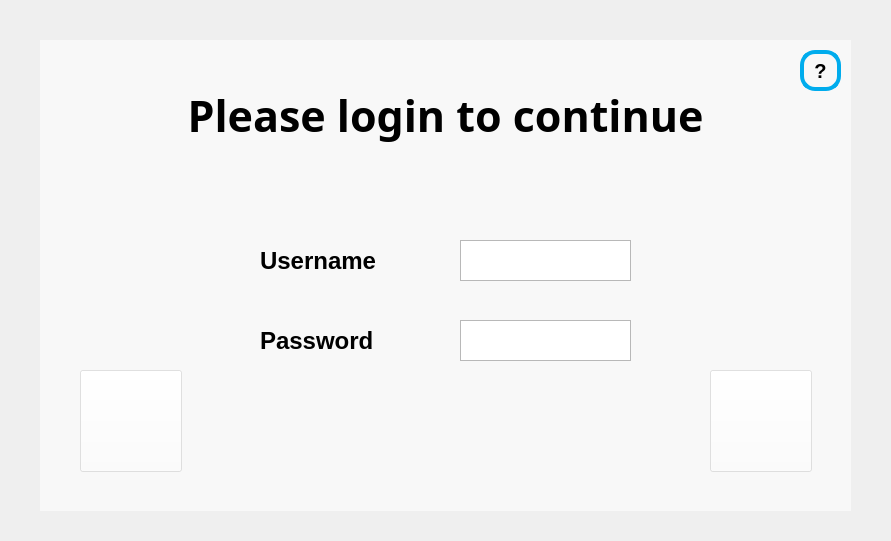
<?xml version="1.0" encoding="UTF-8"?>
<ui version="4.0">
 <class>Form</class>
 <widget class="QWidget" name="Form">
  <property name="geometry">
   <rect>
    <x>0</x>
    <y>0</y>
    <width>891</width>
    <height>541</height>
   </rect>
  </property>
  <property name="windowTitle">
   <string>Form</string>
  </property>
  <widget class="QPlainTextEdit" name="password_input">
   <property name="geometry">
    <rect>
     <x>460</x>
     <y>320</y>
     <width>171</width>
     <height>41</height>
    </rect>
   </property>
   <property name="font">
    <font>
     <pointsize>17</pointsize>
    </font>
   </property>
   <property name="plainText">
    <string/>
   </property>
  </widget>
  <widget class="QPlainTextEdit" name="username_input">
   <property name="geometry">
    <rect>
     <x>460</x>
     <y>240</y>
     <width>171</width>
     <height>41</height>
    </rect>
   </property>
   <property name="font">
    <font>
     <pointsize>17</pointsize>
    </font>
   </property>
   <property name="plainText">
    <string/>
   </property>
  </widget>
  <widget class="QLabel" name="username_label">
   <property name="geometry">
    <rect>
     <x>260</x>
     <y>240</y>
     <width>141</width>
     <height>41</height>
    </rect>
   </property>
   <property name="font">
    <font>
     <pointsize>18</pointsize>
     <weight>75</weight>
     <bold>true</bold>
    </font>
   </property>
   <property name="text">
    <string>Username</string>
   </property>
  </widget>
  <widget class="QLabel" name="password_label">
   <property name="geometry">
    <rect>
     <x>260</x>
     <y>320</y>
     <width>141</width>
     <height>41</height>
    </rect>
   </property>
   <property name="font">
    <font>
     <pointsize>18</pointsize>
     <weight>75</weight>
     <bold>true</bold>
    </font>
   </property>
   <property name="text">
    <string>Password</string>
   </property>
  </widget>
  <widget class="QLabel" name="label_2">
   <property name="geometry">
    <rect>
     <x>40</x>
     <y>40</y>
     <width>811</width>
     <height>471</height>
    </rect>
   </property>
   <property name="styleSheet">
    <string notr="true">background-color:  rgb(255,255,255,150);</string>
   </property>
   <property name="text">
    <string/>
   </property>
  </widget>
  <widget class="QLabel" name="headline">
   <property name="geometry">
    <rect>
     <x>0</x>
     <y>40</y>
     <width>891</width>
     <height>151</height>
    </rect>
   </property>
   <property name="font">
    <font>
     <family>Levenim MT</family>
     <pointsize>32</pointsize>
     <weight>75</weight>
     <bold>true</bold>
    </font>
   </property>
   <property name="text">
    <string>Please login to continue</string>
   </property>
   <property name="alignment">
    <set>Qt::AlignCenter</set>
   </property>
  </widget>
  <widget class="QLabel" name="label">
   <property name="geometry">
    <rect>
     <x>-10</x>
     <y>-10</y>
     <width>921</width>
     <height>561</height>
    </rect>
   </property>
   <property name="text">
    <string/>
   </property>
   <property name="pixmap">
    <pixmap>../pictures/winter2.jpeg</pixmap>
   </property>
  </widget>
  <widget class="QPushButton" name="back_button">
   <property name="geometry">
    <rect>
     <x>80</x>
     <y>370</y>
     <width>102</width>
     <height>102</height>
    </rect>
   </property>
   <property name="font">
    <font>
     <pointsize>15</pointsize>
    </font>
   </property>
   <property name="styleSheet">
    <string notr="true">background-color:  rgb(255,255,255,100);

</string>
   </property>
   <property name="text">
    <string/>
   </property>
   <property name="icon">
    <iconset>
     <normaloff>../buttons/icons8-reply-arrow-100.png</normaloff>../buttons/icons8-reply-arrow-100.png</iconset>
   </property>
   <property name="iconSize">
    <size>
     <width>80</width>
     <height>80</height>
    </size>
   </property>
  </widget>
  <widget class="QPushButton" name="next_button">
   <property name="geometry">
    <rect>
     <x>710</x>
     <y>370</y>
     <width>102</width>
     <height>102</height>
    </rect>
   </property>
   <property name="font">
    <font>
     <pointsize>15</pointsize>
    </font>
   </property>
   <property name="styleSheet">
    <string notr="true">background-color:  rgb(255,255,255,100);

</string>
   </property>
   <property name="inputMethodHints">
    <set>Qt::ImhNone</set>
   </property>
   <property name="text">
    <string/>
   </property>
   <property name="icon">
    <iconset>
     <normaloff>../buttons/tran_right.png</normaloff>../buttons/tran_right.png</iconset>
   </property>
   <property name="iconSize">
    <size>
     <width>80</width>
     <height>80</height>
    </size>
   </property>
  </widget>
  <widget class="QPushButton" name="help_button">
   <property name="geometry">
    <rect>
     <x>800</x>
     <y>50</y>
     <width>41</width>
     <height>41</height>
    </rect>
   </property>
   <property name="font">
    <font>
     <pointsize>15</pointsize>
     <weight>75</weight>
     <bold>true</bold>
    </font>
   </property>
   <property name="styleSheet">
    <string notr="true">QPushButton
{ 
background-color: 000000;
  color: black;
  border: 4px solid #00aced;
border-radius: 15px;
}

QPushButton:hover
{
  background-color: #111111;
  color: white;
}

QPushButton:pressed
{
  background-color: #111111;
  color: white;
  border: 2.666px solid #00aced;
}
</string>
   </property>
   <property name="text">
    <string>?</string>
   </property>
  </widget>
  <zorder>label</zorder>
  <zorder>label_2</zorder>
  <zorder>headline</zorder>
  <zorder>password_input</zorder>
  <zorder>username_input</zorder>
  <zorder>username_label</zorder>
  <zorder>password_label</zorder>
  <zorder>back_button</zorder>
  <zorder>next_button</zorder>
  <zorder>help_button</zorder>
 </widget>
 <resources/>
 <connections/>
</ui>
